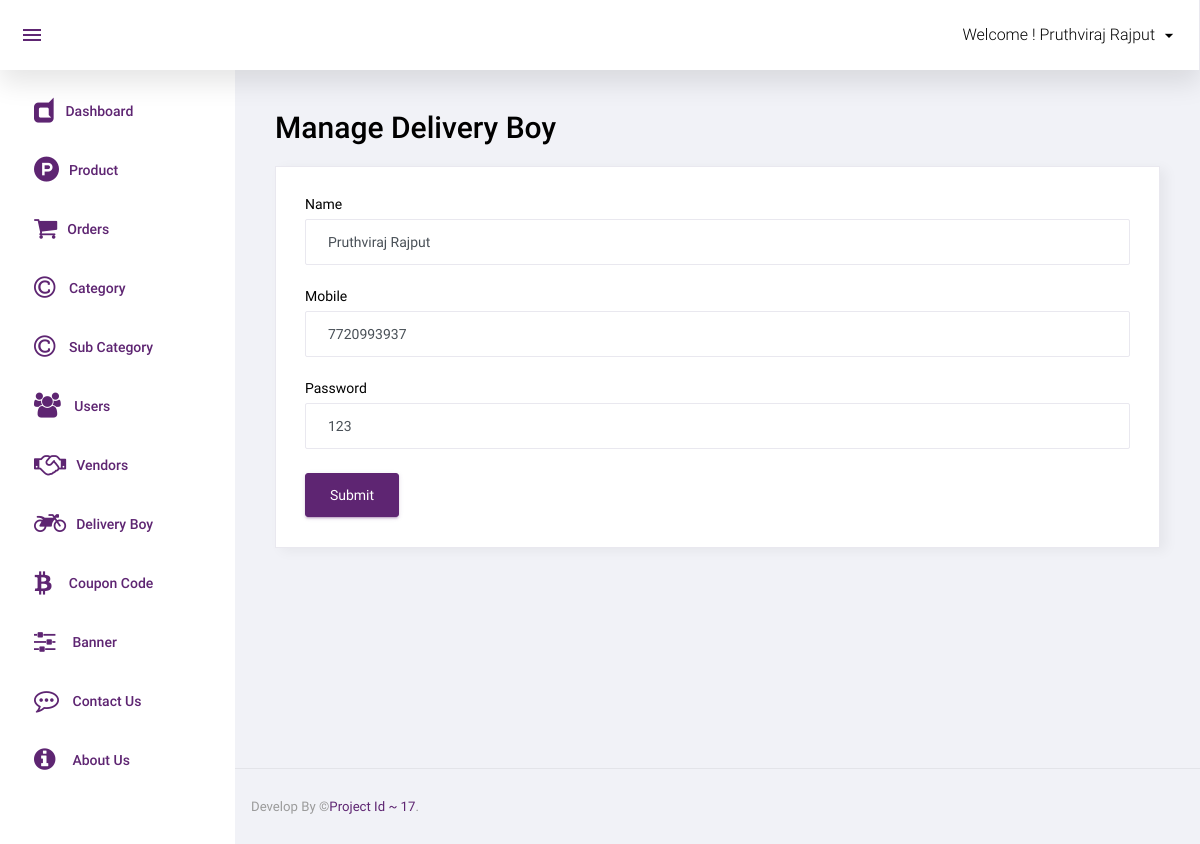
Page /admin/manage_delivery_boy?id=1 (signed in) on the committed database.
### tables this page shows
CREATE TABLE `delivery_boy` (
  `id` int(11) NOT NULL,
  `name` varchar(255) NOT NULL,
  `mobile` varchar(15) NOT NULL,
  `password` varchar(15) NOT NULL,
  `status` tinyint(4) NOT NULL,
  `added_on` timestamp NOT NULL DEFAULT CURRENT_TIMESTAMP ON UPDATE CURRENT_TIMESTAMP
);

### includes/function.inc.php (called while the page is built, shortened)
<?php
include 'database.inc.php';
function get_safe_value($str){
	global $con;
	$str=mysqli_real_escape_string($con,$str);
	return $str;
}
	?>

### admin/manage_delivery_boy.php (the view, shortened to what this page needs)
<?php
include('top.php');
$name="";
$mobile="";
$password="";
if(isset($_GET['id']) && $_GET['id']>0){
	$id=get_safe_value($_GET['id']);
	$row=mysqli_fetch_assoc(mysqli_query($con,"select * from delivery_boy where id='$id'"));
	$name=$row['name'];
	$password=$row['password'];
	$mobile=$row['mobile'];
}
?>
<div class="row">
			<h1 class="grid_title ml10 ml15">Manage Delivery Boy</h1>
            <div class="col-12 grid-margin stretch-card">
              <div class="card">
                <div class="card-body">
                  <form class="forms-sample" method="post">
                    <div class="form-group">
                      <label for="exampleInputName1">Name</label>
                      <input type="text" class="form-control" placeholder="name" name="name" required value="<?php echo $name?>">
                    </div>
					<div class="form-group">
                      <label for="exampleInputName1">Mobile</label>
                      <input type="text" class="form-control" placeholder="mobile" name="mobile" required value="<?php echo $mobile?>">
                    </div>
                    <div class="form-group">
                      <label for="exampleInputEmail3" required>Password</label>
                      <input type="textbox" class="form-control" placeholder="Password" name="password"  value="<?php echo $password?>">
                    </div>
                    <button type="submit" class="btn btn-primary mr-2" name="submit">Submit</button>
                  </form>
                </div>
              </div>
            </div>
		 </div>
<?php include('footer.php');?>

### rows in the picture
delivery_boy: name "Pruthviraj Rajput", mobile "7720993937", password "123"

### other values in the picture
$_SESSION['ADMIN_NAME'] "Pruthviraj Rajput"
